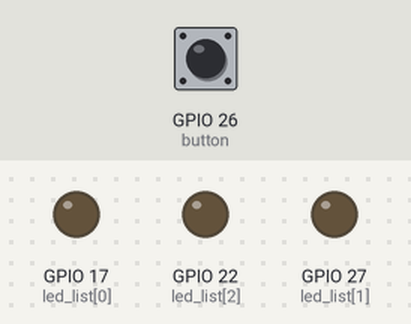
A program run on a simulated Raspberry Pi (BCM pin numbers). Parts: output pins drawn as LEDs (lit = HIGH). The test bench sets the inputs (shaded band); at power-on: GPIO 26 (button) HIGH.

Above: at 1.2 s.
1.3 s: GPIO 26 (button) pulled LOW for 0.15 s
At 2.4 s:
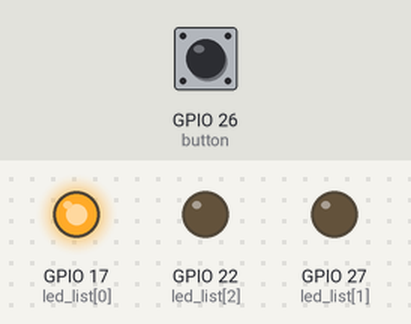
2.9 s: GPIO 26 (button) pulled LOW for 1 s
At 3.6 s:
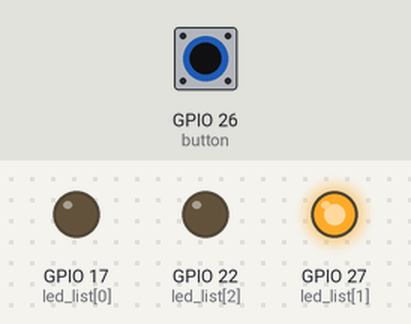
5.4 s: GPIO 26 (button) pulled LOW for 0.15 s
At 6.6 s:
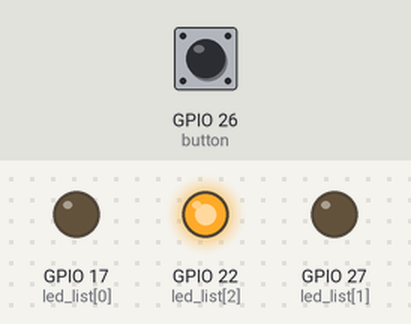
7.0 s: GPIO 26 (button) pulled LOW for 3.2 s
At 7.9 s:
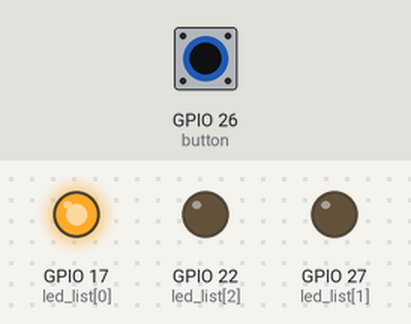
Timing chart, 0 to 10.0 s (numbered marks = the images above; inputs shaded):
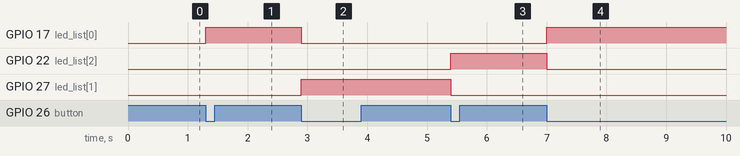

The program:

03_LED_switch.py
```python
from gpiozero import Button, LED
import time
from signal import pause

#-------------------------------------------------------
# button = Button(26, bounce_time=0.05) # ban bounce
# led0 = LED(17)
# led1 = LED(27)
# led2 = LED(22)


# led0.off()
# led1.off()
# led2.off()

# led_index = 0;

# def led_switch():
#     global led_index

#     if (led_index % 3) == 0:
#         led0.on()
#         led1.off()
#         led2.off()
#     elif (led_index % 3) == 1:
#         led0.off()
#         led1.on()
#         led2.off()
#     elif (led_index % 3) == 2:
#         led0.off()
#         led1.off()
#         led2.on()

#     led_index += 1

# button.when_pressed = led_switch
# pause()
#-------------------------------------------------------

button = Button(26, bounce_time=0.05) # ban bounce
led_list = [LED(17), LED(27), LED(22)]
led_index = 0

def reset_leds():
    for led in led_list:    # Turn off all of LED by loop
        led.off()

def led_switch():
    global led_index
    reset_leds()

    led_list[led_index].on()
    led_index += 1

    if led_index == len(led_list):
        led_index = 0

reset_leds()
button.when_pressed = led_switch
pause()
```

Measured:
- after the input at 1.3 s, GPIO 17 (led_list[0]): LOW → HIGH at once
- after the input at 2.9 s, GPIO 17 (led_list[0]): HIGH → LOW at once; GPIO 27 (led_list[1]): LOW → HIGH at once
- after the input at 5.4 s, GPIO 22 (led_list[2]): LOW → HIGH at once; GPIO 27 (led_list[1]): HIGH → LOW at once
- after the input at 7.0 s, GPIO 17 (led_list[0]): LOW → HIGH at once; GPIO 22 (led_list[2]): HIGH → LOW at once
